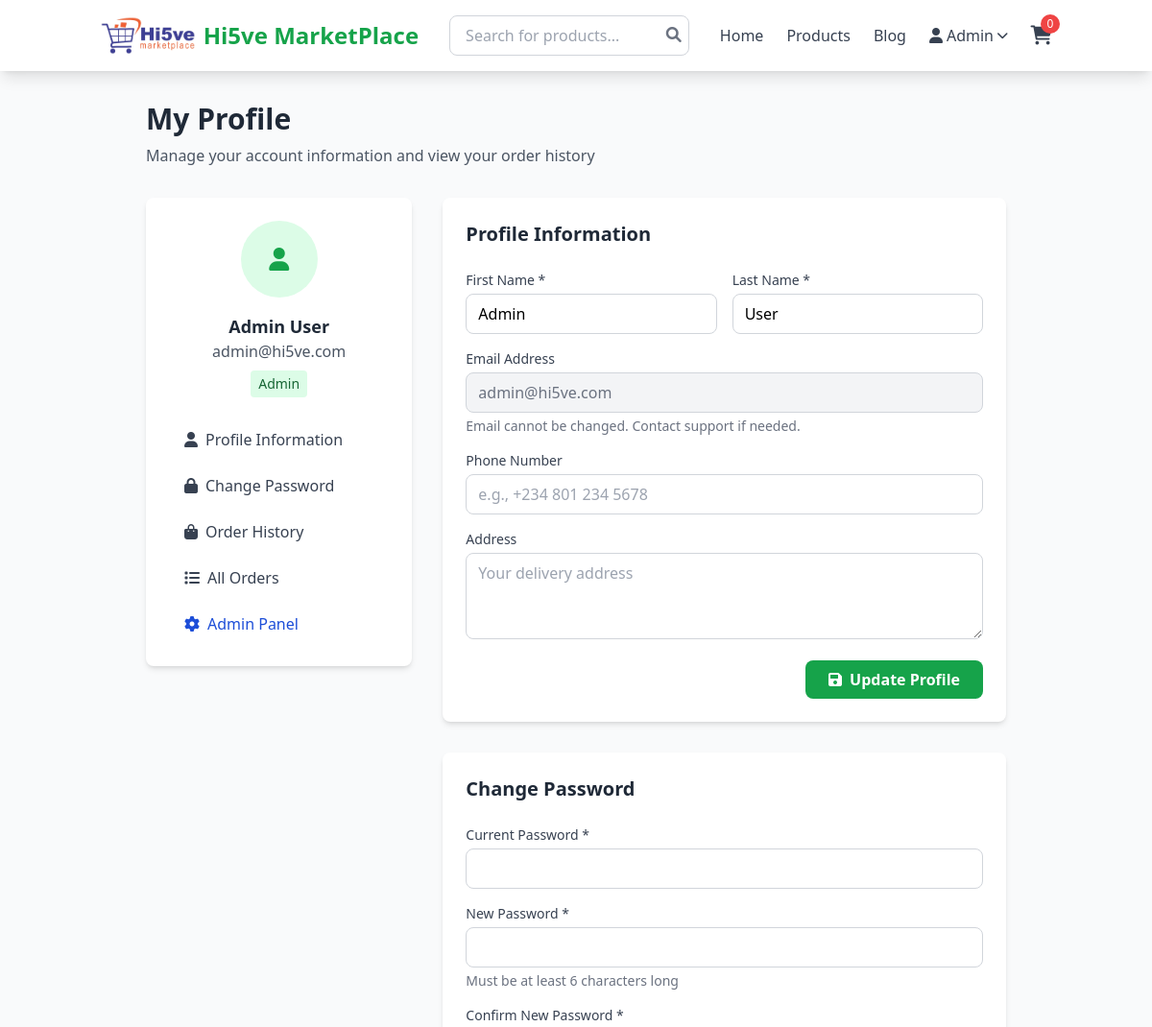
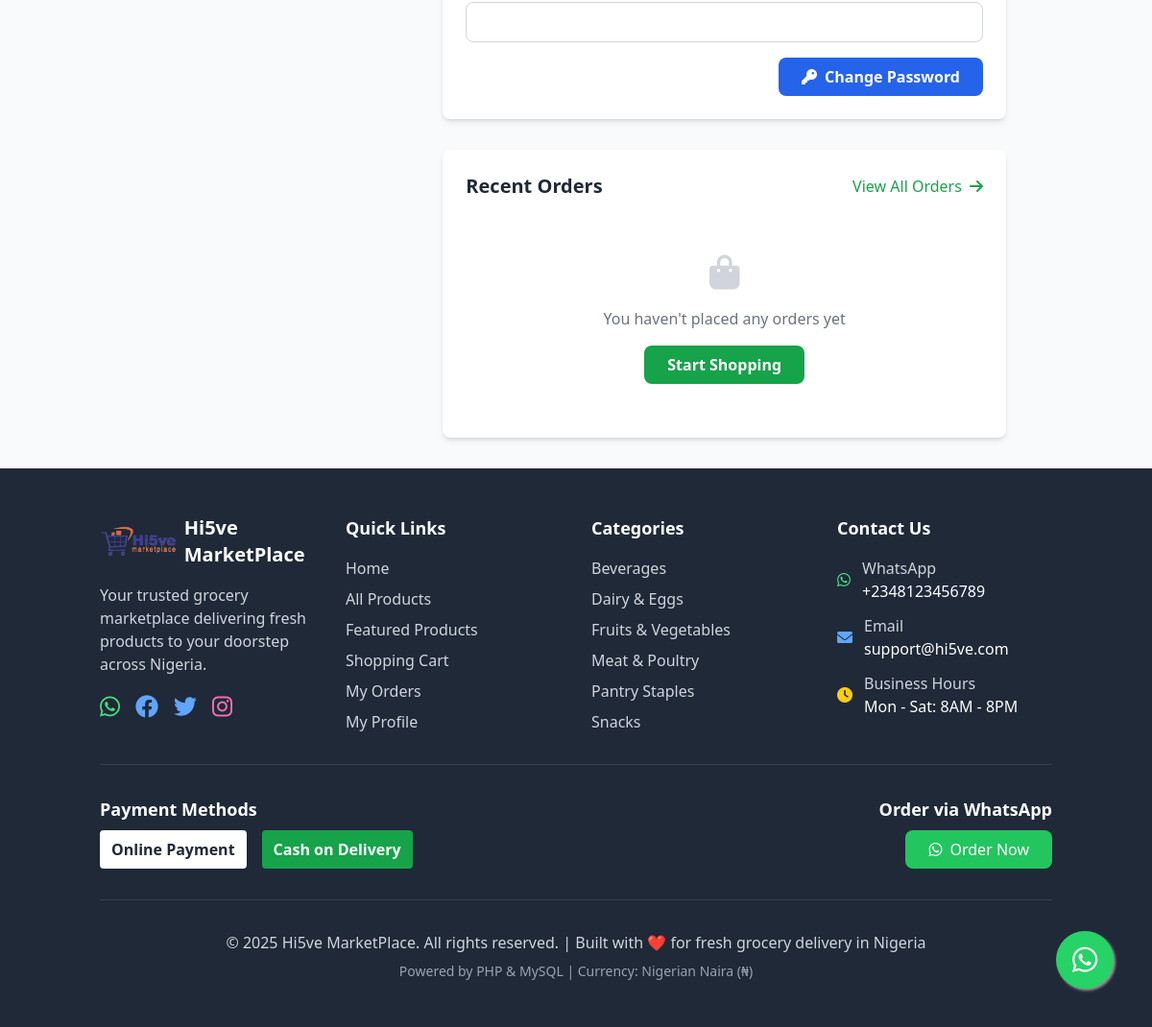
The app's page /profile.php (signed in) with its own data (2 pictures, top to bottom).
### tables this page shows
CREATE TABLE IF NOT EXISTS users (
    id INT AUTO_INCREMENT PRIMARY KEY,
    username VARCHAR(50) UNIQUE NOT NULL,
    email VARCHAR(100) UNIQUE NOT NULL,
    password VARCHAR(255) NOT NULL,
    first_name VARCHAR(50) NOT NULL,
    last_name VARCHAR(50) NOT NULL,
    phone VARCHAR(20),
    address TEXT,
    role ENUM('admin', 'customer') DEFAULT 'customer',
    status ENUM('active', 'inactive') DEFAULT 'active',
    created_at TIMESTAMP DEFAULT CURRENT_TIMESTAMP,
    updated_at TIMESTAMP DEFAULT CURRENT_TIMESTAMP ON UPDATE CURRENT_TIMESTAMP
);

CREATE TABLE IF NOT EXISTS categories (
    id INT AUTO_INCREMENT PRIMARY KEY,
    name VARCHAR(100) NOT NULL,
    description TEXT,
    image VARCHAR(255),
    status ENUM('active', 'inactive') DEFAULT 'active',
    created_at TIMESTAMP DEFAULT CURRENT_TIMESTAMP,
    updated_at TIMESTAMP DEFAULT CURRENT_TIMESTAMP ON UPDATE CURRENT_TIMESTAMP
);

### profile.php (the view, shortened to what the rows shown need)
<?php
require_once 'classes/User.php';
$user = new User();
$user_data = $user->getUserById($_SESSION['user_id']);
include 'includes/header.php';
?>
<div class="container mx-auto px-4 py-8">
    <div class="max-w-4xl mx-auto">
        <div class="mb-8">
            <h1 class="text-3xl font-bold text-gray-800 mb-2">My Profile</h1>
        </div>
        <div class="grid md:grid-cols-3 gap-8">
            <div class="md:col-span-1">
                <div class="bg-white rounded-lg shadow-md p-6">
                    <div class="text-center mb-6">
                        <div class="w-20 h-20 bg-green-100 rounded-full flex items-center justify-center mx-auto mb-4">
                            <i class="fas fa-user text-green-600 text-2xl"></i>
                        </div>
                        <h3 class="text-lg font-semibold text-gray-800">
                            <?= htmlspecialchars($user_data['first_name'] . ' ' . $user_data['last_name']) ?>
                        </h3>
                        <p class="text-gray-600"><?= htmlspecialchars($user_data['email']) ?></p>
                        <span class="inline-block bg-green-100 text-green-800 px-2 py-1 rounded text-sm mt-2">
                            <?= ucfirst($user_data['role']) ?>
                        </span>
                    </div>
                </div>
            </div>
            <div class="md:col-span-2 space-y-8">
                <div id="profile-info" class="bg-white rounded-lg shadow-md p-6">
                    <h2 class="text-xl font-semibold text-gray-800 mb-6">Profile Information</h2>
                    <form method="POST" action="" class="space-y-4">
                        <div class="grid md:grid-cols-2 gap-4">
                            <div>
                                <label for="first_name" class="block text-sm font-medium text-gray-700 mb-1">
                                    First Name *
                                </label>
                                <input type="text"
                                       id="first_name"
                                       name="first_name"
                                       value="<?= htmlspecialchars($user_data['first_name']) ?>"
                                       required
                                       class="w-full px-3 py-2 border border-gray-300 rounded-lg focus:outline-none focus:ring-2 focus:ring-green-500">
                            </div>
                            <div>
                                <label for="last_name" class="block text-sm font-medium text-gray-700 mb-1">
                                    Last Name *
                                </label>
                                <input type="text"
                                       id="last_name"
                                       name="last_name"
                                       value="<?= htmlspecialchars($user_data['last_name']) ?>"
                                       required
                                       class="w-full px-3 py-2 border border-gray-300 rounded-lg focus:outline-none focus:ring-2 focus:ring-green-500">
                            </div>
                        </div>
                        <div>
                            <label for="email" class="block text-sm font-medium text-gray-700 mb-1">
                                Email Address
                            </label>
                            <input type="email"
                                   id="email"
                                   value="<?= htmlspecialchars($user_data['email']) ?>"
                                   disabled
                                   class="w-full px-3 py-2 border border-gray-300 rounded-lg bg-gray-100 text-gray-500">
                            <p class="text-sm text-gray-500 mt-1">Email cannot be changed. Contact support if needed.</p>
                        </div>
                    </form>
                </div>
                <div id="change-password" class="bg-white rounded-lg shadow-md p-6">
                    <h2 class="text-xl font-semibold text-gray-800 mb-6">Change Password</h2>
                </div>
                <div id="order-history" class="bg-white rounded-lg shadow-md p-6">
                    <div class="flex justify-between items-center mb-6">
                        <h2 class="text-xl font-semibold text-gray-800">Recent Orders</h2>
                    </div>
                </div>
            </div>
        </div>
    </div>
</div>
<?php include 'includes/footer.php'; ?>

### includes/footer.php (shortened to what the rows shown need)
    <footer class="bg-gray-800 text-white py-12">
        <div class="container mx-auto px-4">
            <div class="grid md:grid-cols-4 gap-8">
                <div>
                    <ul class="space-y-2">
                        <?php
                        $footer_categories = (new Category())->getCategoriesWithProducts();
                        foreach (array_slice($footer_categories, 0, 6) as $cat):
                        ?>
                        <li>
                            <a href="products.php?category=<?= $cat['id'] ?>"
                               class="text-gray-300 hover:text-white transition duration-300">
                                <?= htmlspecialchars($cat['name']) ?>
                            </a>
                        </li>
                        <?php endforeach; ?>
                    </ul>
                </div>
            </div>
        </div>
    </footer>
</body>
</html>

### records on screen
users: first_name+last_name "Admin User", email "admin@hi5ve.com", role "Admin", first_name "Admin", last_name "User"
categories: name "Beverages"
categories: name "Dairy & Eggs"
categories: name "Fruits & Vegetables"
categories: name "Meat & Poultry"
categories: name "Pantry Staples"
categories: name "Snacks"

### other values on screen
$_SESSION['first_name'] "Admin"
$cart_count "0"
WHATSAPP_NUMBER "+2348123456789"
